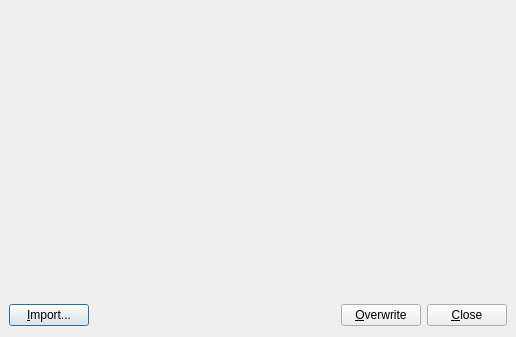
<?xml version="1.0" encoding="UTF-8"?>
<ui version="4.0">
 <class>ImageEditorDialog</class>
 <widget class="QDialog" name="ImageEditorDialog">
  <property name="geometry">
   <rect>
    <x>0</x>
    <y>0</y>
    <width>516</width>
    <height>337</height>
   </rect>
  </property>
  <property name="windowTitle">
   <string>Overwrite Image...</string>
  </property>
  <layout class="QVBoxLayout" name="vlInterface">
   <property name="leftMargin">
    <number>0</number>
   </property>
   <property name="topMargin">
    <number>0</number>
   </property>
   <property name="rightMargin">
    <number>0</number>
   </property>
   <property name="bottomMargin">
    <number>0</number>
   </property>
   <item>
    <widget class="QLabel" name="labPicture">
     <property name="minimumSize">
      <size>
       <width>516</width>
       <height>288</height>
      </size>
     </property>
     <property name="text">
      <string/>
     </property>
    </widget>
   </item>
   <item>
    <widget class="QFrame" name="buttomFrame">
     <property name="frameShape">
      <enum>QFrame::NoFrame</enum>
     </property>
     <property name="frameShadow">
      <enum>QFrame::Plain</enum>
     </property>
     <property name="lineWidth">
      <number>0</number>
     </property>
     <layout class="QVBoxLayout" name="vlButtons">
      <item>
       <layout class="QHBoxLayout" name="hlButtons">
        <item>
         <widget class="QPushButton" name="cmdReplace">
          <property name="text">
           <string>&amp;Import...</string>
          </property>
         </widget>
        </item>
        <item>
         <spacer name="hsButtons">
          <property name="orientation">
           <enum>Qt::Horizontal</enum>
          </property>
          <property name="sizeHint" stdset="0">
           <size>
            <width>0</width>
            <height>0</height>
           </size>
          </property>
         </spacer>
        </item>
        <item>
         <widget class="QPushButton" name="cmdSave">
          <property name="text">
           <string>&amp;Overwrite</string>
          </property>
         </widget>
        </item>
        <item>
         <widget class="QPushButton" name="cmdClose">
          <property name="text">
           <string>&amp;Close</string>
          </property>
         </widget>
        </item>
       </layout>
      </item>
     </layout>
    </widget>
   </item>
  </layout>
 </widget>
 <resources/>
 <connections/>
</ui>
